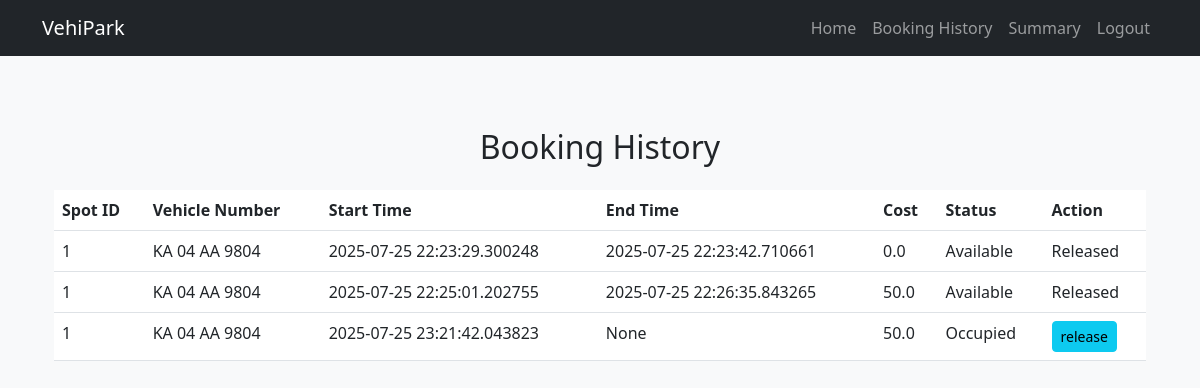
The app's page /history (signed in) with its own data.
### app.py (models this page shows)
class Booking(db.Model):
    __tablename__='booking'
    id=db.Column(db.Integer,primary_key=True)
    user_id=db.Column(db.Integer,db.ForeignKey('user.id'),nullable=False)
    spot_id=db.Column(db.Integer,db.ForeignKey('parkingSpot.id'),nullable=False)
    vehicle_number=db.Column(db.String(20),nullable=False)
    start_time=db.Column(db.DateTime,nullable=False)
    end_time=db.Column(db.DateTime,nullable=True)
    status=db.Column(db.String(20),nullable=False,default='O')
    parking_cost=db.Column(db.Float,nullable=False)
    user=db.relationship('User',back_populates='bookings')
    spot=db.relationship('parkingSpot',back_populates='bookings')

### app.py (the view)
@app.route('/history',  methods=['GET','POST'])
def history():
    if "username" not in session:
        return redirect(url_for('login'))
    bookings=Booking.query.filter_by(user_id=session['user_id']).all()
    return render_template('booking_history.html',bookings=bookings)

### templates/booking_history.html (shortened to what this page needs)
{% extends 'user_base.html' %}
{% block content %}
<div class="container mt-4">
    <h2 class="mb-4 text-center">Booking History</h2>
    <table class="table table-hover">
        <thead>
            <tr>
                <th scope="col">Spot ID</th>
                <th scope="col">Vehicle Number</th>
                <th scope="col">Start Time</th>
                <th scope="col">End Time</th>
                <th scope="col">Cost</th>
                <th scope="col">Status</th>
                <th scope='col'>Action</th>
            </tr>
        </thead>
        <tbody>
            {% for booking in bookings %}
            <tr>
                <td>{{ booking.spot_id }}</td>
                <td>{{ booking.vehicle_number }}</td>
                <td>{{ booking.start_time }}</td>
                <td>{{ booking.end_time }}</td>
                <td>{{ booking.parking_cost }}</td>
                <td>
                    {% if booking.status == 'O' %}
                        Occupied
                    {% else %}
                        Available
                    {% endif %}
                </td>
                <td>
                    {% if booking.status == 'Released' %}
                        Released
                    {% else %}
                        <a href="/release_booking/{{ booking.id }}" class="btn btn-info btn-sm">release</a>
                    {% endif %}
                </td>
            </tr>
            {% endfor %}
        </tbody>
    </table>
</div>
{% endblock %}

### records on screen
Booking: spot_id "1", vehicle_number "KA 04 AA 9804", start_time "2025-07-25 22:23:29.300248", end_time "2025-07-25 22:23:42.710661", parking_cost "0.0", status "Available"
Booking: spot_id "1", vehicle_number "KA 04 AA 9804", start_time "2025-07-25 22:25:01.202755", end_time "2025-07-25 22:26:35.843265", parking_cost "50.0", status "Available"
Booking: spot_id "1", vehicle_number "KA 04 AA 9804", start_time "2025-07-25 23:21:42.043823", end_time "None", parking_cost "50.0", status "Occupied"
